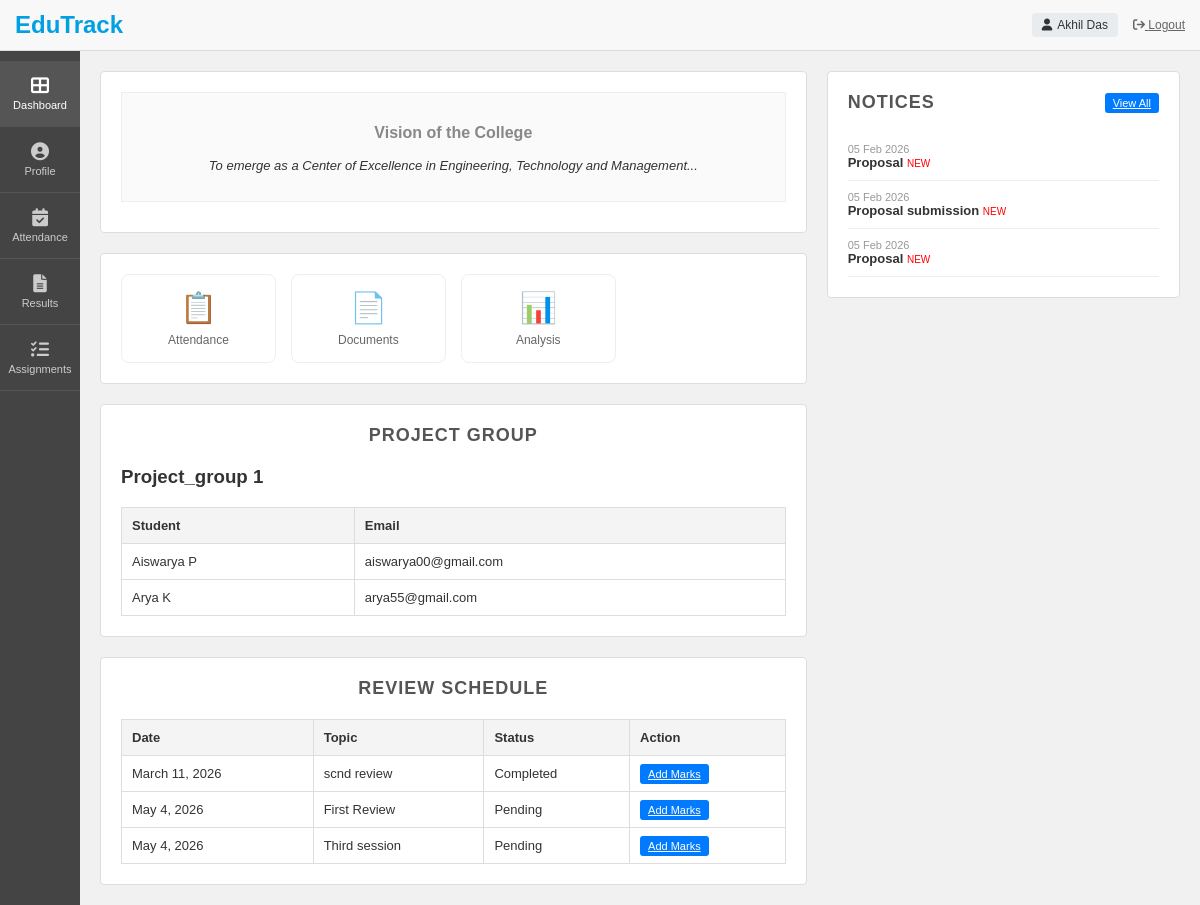
Screenshot of /faculty/dashboard/ (signed in) with the database file from the repository.
### Admin/models.py (models this page shows, shortened)
class Faculty(models.Model):
    faculty_id = models.CharField(max_length=20, unique=True)
    name = models.CharField(max_length=100)
    email = models.EmailField(unique=True)
    phone = models.CharField(max_length=15)
    department = models.CharField(max_length=50)
    designation = models.CharField(max_length=50)
    password = models.CharField(max_length=100)

class ProjectGroup(models.Model):
    group_name = models.CharField(max_length=100)
    faculty = models.ForeignKey(Faculty, on_delete=models.CASCADE)
    students = models.ManyToManyField(Student)

class Student(models.Model):
    admission_number = models.CharField(max_length=30, unique=True)
    name = models.CharField(max_length=100)
    email = models.EmailField(unique=True)
    phone = models.CharField(max_length=15)
    department = models.CharField(max_length=50)
    course = models.CharField(max_length=10)  # BCA / MCA
    academic_batch = models.CharField(max_length=20)  # previously course_batch
    file_batch = models.CharField(max_length=5)  # A/B/C/D
    password = models.CharField(max_length=255)

class ReviewSchedule(models.Model):
    review_date = models.DateField()
    review_time = models.TimeField()
    review_topic = models.CharField(max_length=200)
    STATUS_CHOICES = [
        ('Pending', 'Pending'),
        ('Completed', 'Completed'),
        ('Cancelled', 'Cancelled'),
    ]
    review_status = models.CharField(max_length=20, choices=STATUS_CHOICES, default='Pending')
    remarks = models.TextField(blank=True, null=True)  # optional notes
    created_at = models.DateTimeField(auto_now_add=True)
    updated_at = models.DateTimeField(auto_now=True)

class Notice(models.Model):
    TARGET_CHOICES = (
        ('ALL', 'All'),
        ('STUDENT', 'Student'),
        ('FACULTY', 'Faculty'),
    )
    title = models.CharField(max_length=200)
    message = models.TextField()
    target = models.CharField(max_length=10, choices=TARGET_CHOICES, default='ALL')
    created_at = models.DateTimeField(auto_now_add=True)

### faculty/views.py (the view)
# urls.py: path('dashboard/', views.homepage, name='homepage'),
def homepage(request):
    if 'faculty_id' not in request.session:
        return redirect('guest:guest_login')
    faculty = Faculty.objects.get(id=request.session['faculty_id'])
    group = ProjectGroup.objects.filter(faculty=faculty).first()
    students = []
    if group:
        students = group.students.all()
    reviews = ReviewSchedule.objects.all().order_by('review_date', 'review_time')
    notices = Notice.objects.filter(
        target__in=['ALL', 'FACULTY']
    ).order_by('-created_at')
    new_threshold = timezone.now() - timedelta(days=2)
    notice_list = []
    for n in notices:
        is_new = n.created_at >= new_threshold
        notice_list.append({
            'notice': n,
            'is_new': is_new
        })
    return render(request, 'Faculty/faculty_dashboard.html', {
        'faculty': faculty,
        'group': group,
        'students': students,
        'reviews': reviews,
        'notice_list': notice_list
    })

### faculty/templates/faculty/faculty_dashboard.html (shortened to what this page needs)
<!doctype html>
<html lang="en">
  <head>
    <link
      rel="stylesheet"
      href="https://cdnjs.cloudflare.com/ajax/libs/font-awesome/6.0.0/css/all.min.css"
    />
  </head>
  <body>
    <div class="top-bar">
      <div class="left-top">
        <div class="logo-text">EduTrack</div>
      </div>
      <div class="right-top">
        <div class="user-info">
          <i class="fa fa-user"></i>
          {{ faculty.name }}
        </div>
        <a href="{% url 'faculty:logout' %}" style="color: #666"
          ><i class="fa fa-sign-out"></i> Logout</a
        >
      </div>
    </div>
    <div class="container">
      <div class="sidebar">
        <a href="#" class="active"><i class="fa fa-th-large"></i>Dashboard</a>
        <a href="#"><i class="fa fa-user-circle"></i>Profile</a>
        <a href="#"><i class="fa fa-calendar-check"></i>Attendance</a>
        <a href="#"><i class="fa fa-file-alt"></i>Results</a>
        <a href="#"><i class="fa fa-tasks"></i>Assignments</a>
      </div>
      <div class="content">
        <div class="main-column">
          <div class="card">
            <div class="vision-mission">
              <h3 style="color: #888; font-size: 16px">
                Vision of the College
              </h3>
              <p style="font-size: 13px; font-style: italic">
                To emerge as a Center of Excellence in Engineering, Technology
                and Management...
              </p>
            </div>
          </div>
          <div class="card">
            <div class="action-grid">
              <div
                class="action-card"
                onclick="location.href='{% url 'faculty:attendance_mark' %}'"
              >
                <span class="action-icon">📋</span>
                <p>Attendance</p>
              </div>
              <div
                class="action-card"
                onclick="location.href='{% url 'faculty:document_schedules' %}'"
              >
                <span class="action-icon">📄</span>
                <p>Documents</p>
              </div>
              <div
                class="action-card"
                onclick="location.href='{% url 'faculty:monthwise_attendance' %}'"
              >
                <span class="action-icon">📊</span>
                <p>Analysis</p>
              </div>
            </div>
          </div>
          <div class="card">
            <div class="card-header"><h2>Project Group</h2></div>
            {% if group %}
            <h3>{{ group.group_name }}</h3>
            <table>
              <tr>
                <th>Student</th>
                <th>Email</th>
              </tr>
              {% for student in students %}
              <tr>
                <td>{{ student.name }}</td>
                <td>{{ student.email }}</td>
              </tr>
              {% endfor %}
            </table>
            {% else %}
            <p style="text-align: center; color: #999">
              No project group assigned yet.
            </p>
            {% endif %}
          </div>
          <div class="card">
            <div class="card-header"><h2>Review Schedule</h2></div>
            {% if reviews %}
            <table>
              <tr>
                <th>Date</th>
                <th>Topic</th>
                <th>Status</th>
                <th>Action</th>
              </tr>
              {% for review in reviews %}
              <tr>
                <td>{{ review.review_date }}</td>
                <td>{{ review.review_topic }}</td>
                <td>{{ review.review_status }}</td>
                <td>
                  <a
                    href="{% url 'faculty:add_review_marks' review.id %}"
                    class="btn-view"
                    >Add Marks</a
                  >
                </td>
              </tr>
              {% endfor %}
            </table>
            {% else %}
            <p style="text-align: center; color: #999">
              No review schedule available.
            </p>
            {% endif %}
          </div>
        </div>
        <div class="side-column">
          <div class="card">
            <div
              class="card-header"
              style="
                display: flex;
                justify-content: space-between;
                align-items: center;
              "
            >
              <h2 style="margin: 0">Notices</h2>
              <a href="{% url 'WAdmin:notice_board' %}" class="btn-view"
                >View All</a
              >
            </div>
            {% for item in notice_list|slice:":3" %}
            <div class="notice-box">
              <span class="notice-date">05 Feb 2026</span>
              <strong>{{ item.notice.title }}</strong>
              {% if item.is_new %}
              <span style="color: red; font-size: 10px">NEW</span> {% endif %}
            </div>
            {% empty %}
            <p style="font-size: 12px; color: #999">No notices available</p>
            {% endfor %}
          </div>
        </div>
      </div>
    </div>
  </body>
</html>

### faculty/templates/faculty/faculty_dashboard.html (style rules this page uses)
:root { --sidebar-bg: #444; --topbar-bg: #f8f8f8; --accent-blue: #007bff; --text-dark: #333; --border-color: #ddd; }
body { margin: 0; font-family: Arial, sans-serif; background-color: #f1f1f1; color: var(--text-dark); }
.top-bar { height: 50px; background: var(--topbar-bg); border-bottom: 1px solid var(--border-color); display: flex; align-items: center; justify-content: space-between; padding: 0 15px; position: sticky; top: 0; z-index: 1000; }
.left-top { display: flex; align-items: center; gap: 10px; }
.logo-text { color: #00a0e3; font-size: 24px; font-weight: bold; font-family: "Trebuchet MS", sans-serif; }
.right-top { display: flex; align-items: center; gap: 15px; font-size: 12px; }
.user-info { background: #e9ecef; padding: 5px 10px; border-radius: 4px; display: flex; align-items: center; gap: 5px; }
.container { display: flex; }
.sidebar { width: 80px; background: var(--sidebar-bg); min-height: calc(100vh - 50px); display: flex; flex-direction: column; align-items: center; padding-top: 10px; }
.sidebar a { width: 100%; padding: 15px 0; color: #ccc; text-decoration: none; text-align: center; font-size: 11px; transition: 0.2s; border-bottom: 1px solid #555; }
.sidebar a i { display: block; font-size: 18px; margin-bottom: 5px; }
.sidebar a:hover, .sidebar a.active { background: #555; color: white; }
.content { flex: 1; padding: 20px; display: grid; grid-template-columns: 2fr 1fr; gap: 20px; }
.main-column { display: flex; flex-direction: column; gap: 20px; }
.card { background: #fff; border: 1px solid var(--border-color); padding: 20px; border-radius: 4px; }
.card-header { text-align: center; margin-bottom: 20px; }
.card-header h2 { margin: 0; font-size: 18px; color: #555; text-transform: uppercase; letter-spacing: 1px; }
.action-grid { display: grid; grid-template-columns: repeat(4, 1fr); gap: 15px; }
.action-card { border: 1px solid #eee; background: #fff; padding: 15px 5px; text-align: center; cursor: pointer; transition: background 0.2s; border-radius: 8px; }
.action-icon { font-size: 30px; margin-bottom: 8px; display: block; }
.action-card p { margin: 0; font-size: 12px; color: #666; }
.vision-mission { text-align: center; border: 1px solid #eee; padding: 15px; margin-bottom: 10px; background: #fafafa; }
table { width: 100%; border-collapse: collapse; font-size: 13px; margin-top: 10px; }
th { background: #f4f4f4; color: #333; text-align: left; padding: 10px; border: 1px solid var(--border-color); }
td { padding: 10px; border: 1px solid var(--border-color); }
.side-column { display: flex; flex-direction: column; gap: 20px; }
.notice-box { border-bottom: 1px solid #eee; padding: 10px 0; font-size: 13px; }
.notice-date { color: #999; font-size: 11px; display: block; }
.btn-view { background: var(--accent-blue); color: white; padding: 4px 8px; border-radius: 3px; font-size: 11px; }

### rows the page displays
Faculty: name "Akhil Das"
ProjectGroup: group_name "Project_group 1"
Student: name "Aiswarya P", email "aiswarya00@gmail.com"
Student: name "Arya K", email "arya55@gmail.com"
ReviewSchedule: review_date "March 11, 2026", review_topic "scnd review", review_status "Completed"
ReviewSchedule: review_date "May 4, 2026", review_topic "First Review", review_status "Pending"
ReviewSchedule: review_date "May 4, 2026", review_topic "Third session", review_status "Pending"
Notice: notice "Proposal"
Notice: notice "Proposal submission"
Notice: notice "Proposal"
